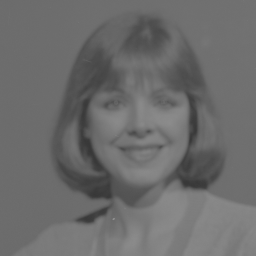
#> input picture Assignment1/Ex3/Contrast.png, 256 x 256 px
$ python Ex2_OpenCV_Library.py --input ../Ex3/Contrast.png
#> lines starting #> are read from the running program, lines starting #| are printed output that depends on the picture
from __future__ import print_function
from __future__ import division
import cv2 as cv
import numpy as np
import argparse
parser = argparse.ArgumentParser(description='Code for Histogram Calculation tutorial.')
parser.add_argument('--input', help='Path to input image.', default='Lena.png')
args = parser.parse_args()
src = cv.imread(cv.samples.findFile(args.input))
#> src is the input picture: shape (256, 256, 3); min 55, max 144, mean 107.9
if src is None:
    print('Could not open or find the image:', args.input)
    exit(0)
bgr_planes = cv.split(src)
histSize = 256  #hoặc 64
histRange = (0, 256) # the upper boundary is exclusive
accumulate = False
b_hist = cv.calcHist(bgr_planes, [0], None, [histSize], histRange, accumulate=accumulate)
#> b_hist = 256 values, max 8325 at index 108, min 0 at index 0, mean 256
g_hist = cv.calcHist(bgr_planes, [1], None, [histSize], histRange, accumulate=accumulate)
#> g_hist has the same summary as b_hist
r_hist = cv.calcHist(bgr_planes, [2], None, [histSize], histRange, accumulate=accumulate)
#> r_hist has the same summary as b_hist
hist_w = 512
hist_h = 400
bin_w = int(round( hist_w/histSize ))
histImage = np.zeros((hist_h, hist_w, 3), dtype=np.uint8)
cv.normalize(b_hist, b_hist, alpha=0, beta=hist_h, norm_type=cv.NORM_MINMAX)
cv.normalize(g_hist, g_hist, alpha=0, beta=hist_h, norm_type=cv.NORM_MINMAX)
cv.normalize(r_hist, r_hist, alpha=0, beta=hist_h, norm_type=cv.NORM_MINMAX)
for i in range(1, histSize):
    cv.line(histImage, ( bin_w*(i-1), hist_h - int(b_hist[i-1]) ),
            ( bin_w*(i), hist_h - int(b_hist[i]) ),
            ( 255, 0, 0), thickness=2)
    cv.line(histImage, ( bin_w*(i-1), hist_h - int(g_hist[i-1]) ),
            ( bin_w*(i), hist_h - int(g_hist[i]) ),
            ( 0, 255, 0), thickness=2)
    cv.line(histImage, ( bin_w*(i-1), hist_h - int(r_hist[i-1]) ),
            ( bin_w*(i), hist_h - int(r_hist[i]) ),
            ( 0, 0, 255), thickness=2)
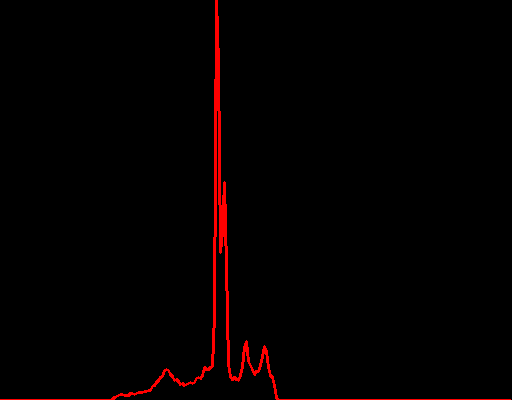
#> histImage: shape (400, 512, 3); mean of channels 0, 1, 2 0, 0, 4.5; drawn as B, G, R
cv.imshow('Source image', src)
cv.imshow('calcHist Demo', histImage)
cv.waitKey()
